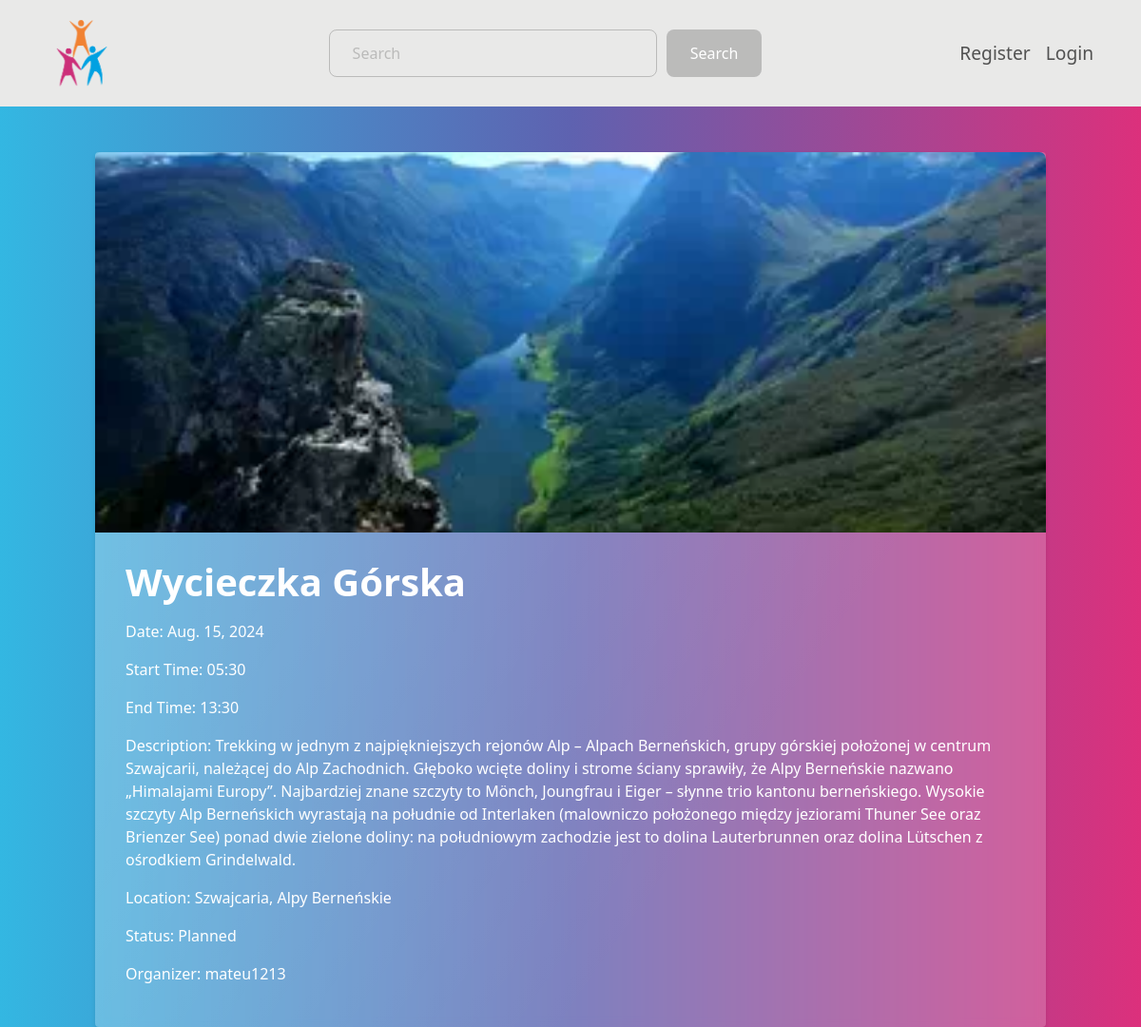
The app's page /events/13/ with its own data.
### app/models.py (models this page shows, shortened)
class Event(models.Model):
    event_ID = models.BigAutoField(primary_key=True)
    title = models.CharField(max_length=255)
    date = models.DateField()
    description = models.TextField()
    start_date = models.DateTimeField()
    end_date = models.DateTimeField()
    location = models.CharField(max_length=255)
    status = models.CharField(max_length=10, choices=[(status.value, status.name) for status in EventStatus])
    organizer_ID = models.ForeignKey(User, on_delete=models.CASCADE, to_field="user_ID")
    image = models.ImageField(upload_to='events/', null=True, blank=True)
    parent_event_ID = models.ForeignKey("self", on_delete=models.CASCADE, to_field="event_ID", null=True, blank=True)

class User(AbstractBaseUser, PermissionsMixin):
    user_ID = models.AutoField(primary_key=True)
    email = models.EmailField(max_length=50, unique=True)
    username = models.CharField(max_length=50)
    is_staff = models.BooleanField(default=False)
    role = models.CharField(max_length=50)
    USERNAME_FIELD = "email"
    REQUIRED_FIELDS = ["username"]
    objects = UserManager()

### app/views.py (the view)
# urls.py: path('events/<int:pk>/', EventDetailView.as_view(), name='event_detail'),
class EventDetailView(View):
    def get(self, request, pk):
        event = get_object_or_404(Event, pk=pk)
        is_registered = False
        if request.user.is_authenticated:
            is_registered = Event_Registration.objects.filter(event_ID=event, user_ID=request.user).exists()
        context = {
            'event': event,
            'is_registered': is_registered,
        }
        return render(request, 'event_detail.html', context)

### app/templates/event_detail.html (shortened to what this page needs)
{% extends "base.html" %}
{% load static %}
{% block content %}
<div class="container mt-4">
    <div class="event-card card">
        {% if event.image %}
        <img src="{{ event.image.url }}" class="card-img-top" alt="{{ event.title }}">
        {% else %}
        <img src="{% static 'images/flower.jpg' %}" class="card-img-top" alt="Default Image">
        {% endif %}
        <div class="card-body">
            <h1>{{ event.title }}</h1>
            <p>Date: {{ event.date }}</p>
            <p>Start Time: {{ event.start_date|time:"H:i" }}</p>
            <p>End Time: {{ event.end_date|time:"H:i" }}</p>
            <p>Description: {{ event.description }}</p>
            <p>Location: {{ event.location }}</p>
            <p>Status: {{ event.status }}</p>
            <p>Organizer: {{ event.organizer_ID.username }}</p>
        </div>
    </div>
</div>
{% endblock %}

### app/static/css/styles.css (style rules this page uses)
.card { display: flex; flex-direction: column; justify-content: space-between; height: 100%; transition: transform 0.3s ease; cursor: pointer; text-decoration: none; color: inherit; }
.card-body { flex-grow: 1; }
.card-img-top { transition: transform 0.3s ease; width: 100%; height: 200px; object-fit: cover; display: block; }
.event-card { max-width: 1000px; margin: 0 auto; border-radius: 0.25rem; box-shadow: 0 2px 4px rgba(0,0,0,0.1); transition: none !important; cursor: default; }
.event-card img { height: 400px; object-fit: cover; }

### records on screen
Event: image (picture), title "Wycieczka Górska", date "Aug. 15, 2024", start_date "05:30", end_date "13:30", description "Trekking w jednym z najpiękniejszych rejonów Alp – Alpach Berneńskich, grupy górskiej położonej w centrum Szwajcarii, należącej do Alp Zachodnich. Głęboko wcięte doliny i strome ściany sprawiły, że Alpy Berneńskie nazwano „Himalajami Europy”. Najbardziej znane szczyty to Mönch, Joungfrau i Eiger – słynne trio kantonu berneńskiego. Wysokie szczyty Alp Berneńskich wyrastają na południe od Interlaken (malowniczo położonego między jeziorami Thuner See oraz Brienzer See) ponad dwie zielone doliny: na południowym zachodzie jest to dolina Lauterbrunnen oraz dolina Lütschen z ośrodkiem Grindelwald.", location "Szwajcaria, Alpy Berneńskie", status "Planned", organizer_ID.username "mateu1213"
